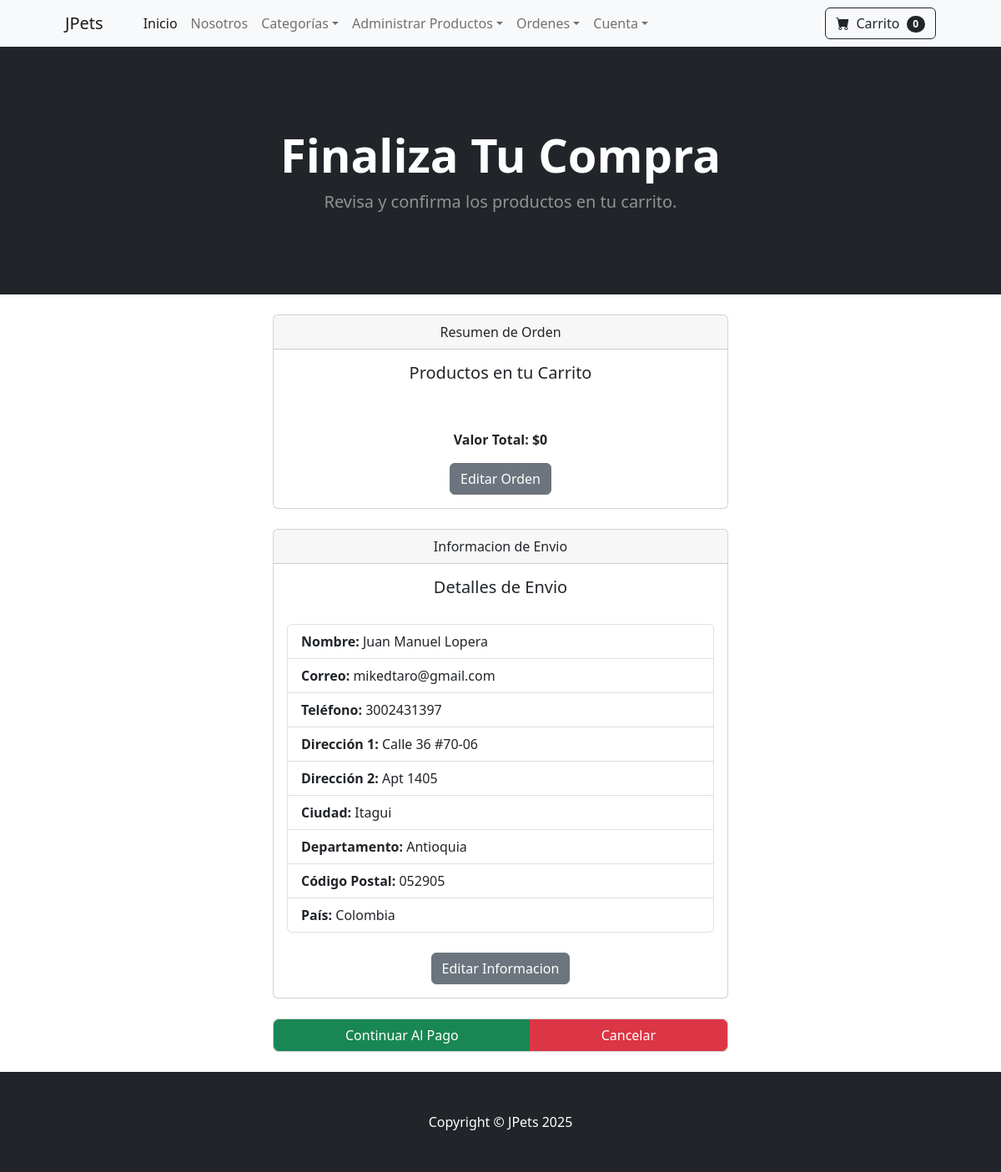
/payment/checkout/ (signed in), run on the app's committed database.
### store/models.py (models this page shows, shortened)
class Profile(models.Model):
    user = models.OneToOneField(User, on_delete=models.CASCADE)
    date_modified = models.DateTimeField(User, auto_now=True)
    profile_picture = models.ImageField(upload_to='uploads/customers/', blank=True, null=True)
    phone = models.CharField(max_length=20, blank=True, null=True)
    address1 = models.CharField(max_length=200, blank=True, null=True)
    address2 = models.CharField(max_length=200, blank=True, null=True)
    city = models.CharField(max_length=50, blank=True, null=True)
    state = models.CharField(max_length=50, blank=True, null=True)
    zip_code = models.CharField(max_length=20, blank=True, null=True)
    country = models.CharField(max_length=50, blank=True, null=True)
    password = models.CharField(max_length=100)

### payment/views.py (the view)
# urls.py: path('checkout/', views.checkout, name='checkout'),
def checkout(request):
    cart = Cart(request)
    cart_products = cart.get_products()
    quantities = cart.get_quantities()
    cart_total = cart.totals()
    if request.user.is_authenticated:
        profile = Profile.objects.get(user=request.user)
        return render(request, "payment/checkout.html", {"cart_products": cart_products, "quantities": quantities, "cart_total": cart_total, "profile": profile})
    else:
        messages.error(request, "Debes iniciar sesión para proceder al pago.")
        return redirect('home')

### cart/cart.py (called while the page is built, shortened)
    def __len__(self):
        return len(self.cart)

    def get_products(self):
        product_ids = self.cart.keys()
        products = Product.objects.filter(id__in=product_ids)
        return products

    def get_quantities(self):
        quantities = self.cart
        return quantities

    def totals(self):
        total = 0
        quantities = self.cart
        return total

### cart/context_processors.py (called while the page is built)
def cart(request):
    return {'cart': Cart(request)}

### store/context_processors.py (called while the page is built)
def categories_context(request):
    categories = Category.objects.all()
    return {'categories': categories}

### payment/templates/payment/checkout.html (shortened to what this page needs)
{% extends 'base.html' %}
{% load static %}
{% block content%}
<header class="bg-dark py-5">
    <div class="container px-4 px-lg-5 my-5">
        <div class="text-center text-white">
            <h1 class="display-4 fw-bolder">Finaliza Tu Compra</h1>
            <p class="lead fw-normal text-white-50 mb-0">Revisa y confirma los productos en tu carrito.</p>
        </div>
    </div>
</header>
<br/>
<div class="container">
    <div class="row">
        <div class="col-md-6 offset-md-3">
            <div class="card text-center">
                <div class="card-header">
                    Resumen de Orden
                </div>
                <div class="card-body">
                    <h5 class="card-title">Productos en tu Carrito</h5>
                    <br/>
                        {% for product in cart_products %}
                                {% load humanize %}
                        {% endfor %}
                    <br/>
                    <p class="card-text"><strong>Valor Total: ${{ cart_total|intcomma }}</strong></p>
                    <a href="{% url 'cart_summary' %}" class="btn btn-secondary">Editar Orden</a>
                </div>
            </div>
        </div>
    </div>
</div>
<br/>
<div class="container">
    <div class="row">
        <div class="col-md-6 offset-md-3">
            <div class="card text-center">
                <div class="card-header">
                    Informacion de Envio
                </div>
                <div class="card-body">
                    <h5 class="card-title">Detalles de Envio</h5>
                    <br/>
                    <ul class="list-group">
                        <ul class="list-group text-start">
                            <li class="list-group-item">
                                <strong>Nombre:</strong> {{ profile.user.first_name }} {{ profile.user.last_name }}
                            </li>
                            <li class="list-group-item">
                                <strong>Correo:</strong> {{ profile.user.email }}
                            </li>
                            <li class="list-group-item">
                                <strong>Teléfono:</strong> {{ profile.phone|default:"No registrado" }}
                            </li>
                            <li class="list-group-item">
                                <strong>Dirección 1:</strong> {{ profile.address1|default:"No registrada" }}
                            </li>
                            {% if profile.address2 %}
                                <li class="list-group-item">
                                    <strong>Dirección 2:</strong> {{ profile.address2 }}
                                </li>
                            {% endif %}
                            <li class="list-group-item">
                                <strong>Ciudad:</strong> {{ profile.city|default:"No registrada" }}
                            </li>
                            <li class="list-group-item">
                                <strong>Departamento:</strong> {{ profile.state|default:"No registrado" }}
                            </li>
                            <li class="list-group-item">
                                <strong>Código Postal:</strong> {{ profile.zip_code|default:"No registrado" }}
                            </li>
                            <li class="list-group-item">
                                <strong>País:</strong> {{ profile.country|default:"No registrado" }}
                            </li>
                        </ul>
                    </ul>
                    <br/>
                    <a href="{% url 'update_user' %}" class="btn btn-secondary">Editar Informacion</a>
                </div>
            </div>
        </div>
    </div>
</div>
<br/>
<div class="container">
    <div class="row">
        <div class="col-md-6 offset-md-3">
            <div class="card text-center">
                <div class="btn-group" role="group" aria-label="Basic example">
                    <a href="{% url 'billing_info' %}" class="btn btn-success">Continuar Al Pago</a>
                    <a href="{% url 'cart_summary' %}" class="btn btn-danger">Cancelar</a>
                </div>
            </div>
        </div>
    </div>
</div>
<br/>
{% endblock%}

### data on the page
Profile: user.first_name "Juan Manuel", user.last_name "Lopera", user.email "mikedtaro@gmail.com", phone "3002431397", address1 "Calle 36 #70-06", address2 "Apt 1405", city "Itagui", state "Antioquia", zip_code "052905", country "Colombia"

### other printed values
{{ cart|length }} "0"
{{ cart_total|intcomma }} "0"
